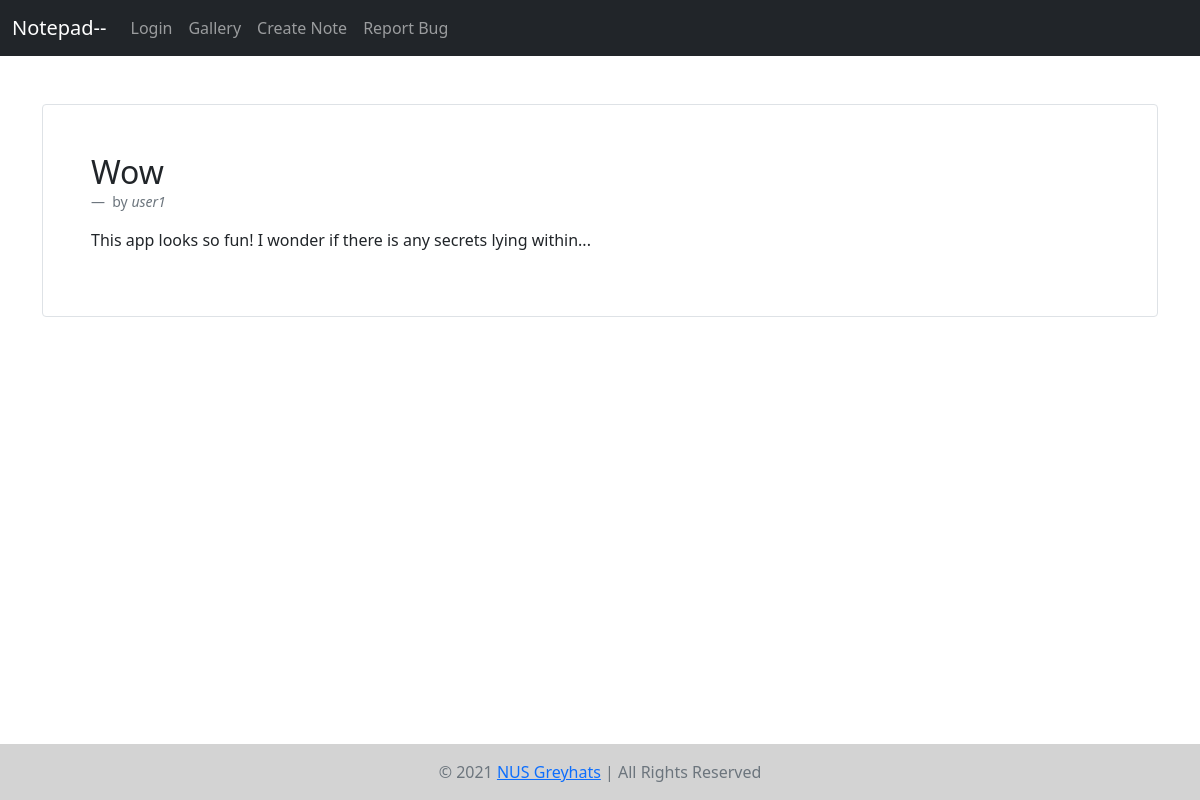
Page /note/3 on the committed database.
### tables this page shows
CREATE TABLE notes (id INTEGER PRIMARY KEY AUTOINCREMENT, name TEXT, content TEXT, user TEXT, private TINYINT);

### __main__.py (the view)
@app.route('/note/<int:id>')
def view_note(id):
    with sqlite3.connect(NOTES_DB_PATH) as db:
        cur = db.cursor()
        notes = list(map(result_to_note, cur.execute("SELECT * FROM notes WHERE id=?", (id,))))
        if len(notes) == 0:
            note = None
        else:
            note = notes[0]
    return render_template('note.html', note=note)

### __main__.py (called while the page is built)
def result_to_note(tup):
    return Note(tup[0], tup[1], tup[2], tup[3], tup[4] == 1)

### templates/note.html (shortened to what this page needs)
{% extends 'nav.html' %}
{% block content %}
<main class="container border rounded p-5 mt-5">
    {% if note %}
        <figure>
            <blockquote class="blockquote">
                <h2>{{note.name}}</h2>
            </blockquote>
            <figcaption class="blockquote-footer">
                by <cite>{{note.user}}</cite>
            </figcaption>
        </figure>
        {% autoescape false %}
        <p>{{note.content}}</p>
        {% endautoescape %}
    {% else %}
        <h1>Note not found or inaccessible!</h1>
    {% endif %}
</main>
{% endblock %}

### rows in the picture
notes: name "Wow", user "user1", content "This app looks so fun! I wonder if there is any secrets lying within..."

### other values in the picture
{{ name }} "Login Gallery Create Note Report Bug"
